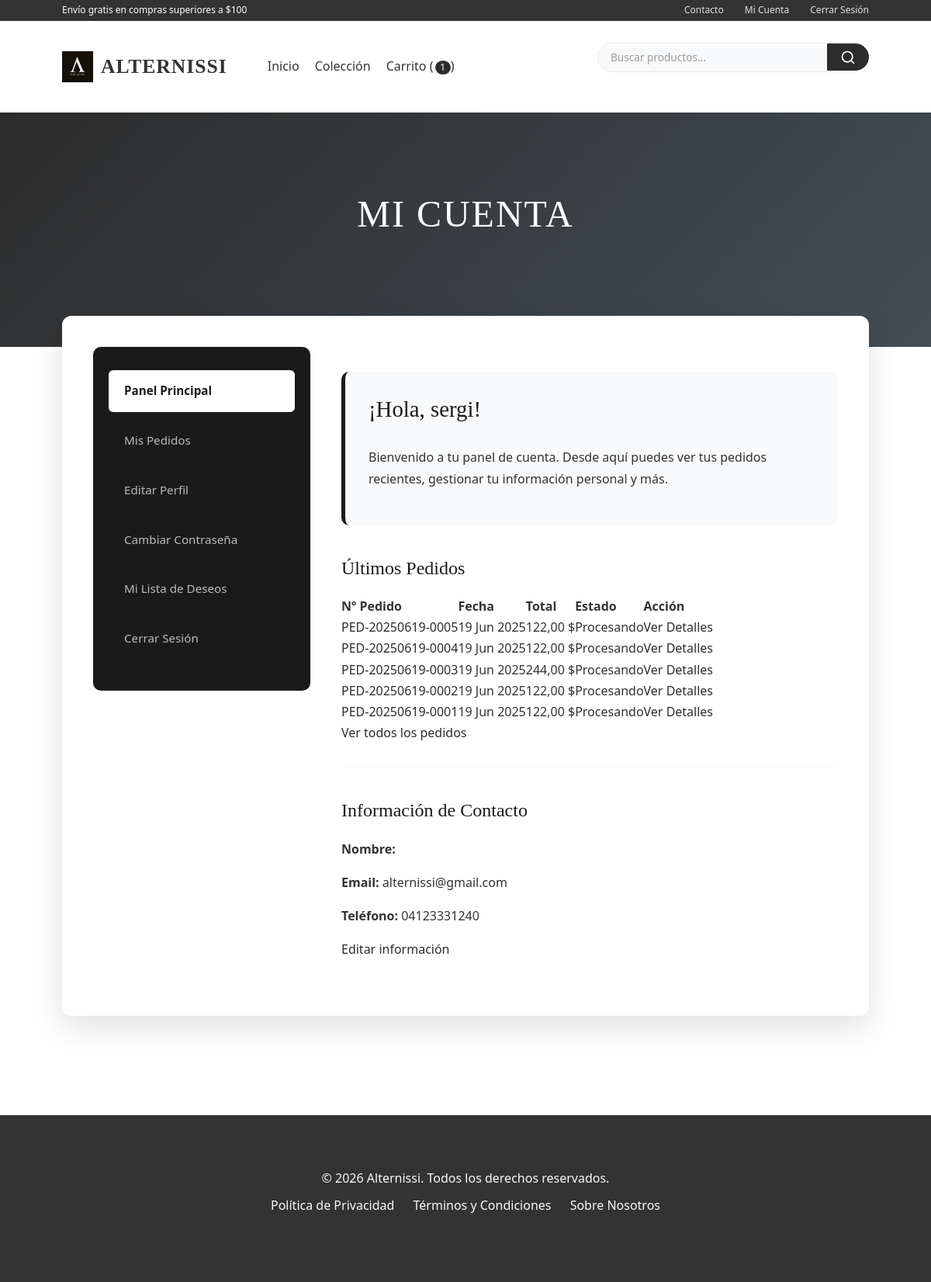
/cuenta/ (signed in), run on the app's committed database.
### post/models.py (models this page shows, shortened)
class ConfiguracionTienda(models.Model):
    nombre_tienda = models.CharField(max_length=100)
    logo = models.ImageField(upload_to='configuracion/', blank=True, null=True)
    logo_alt_text = models.CharField(max_length=125, blank=True)
    moneda = models.CharField(max_length=10, default='USD')
    simbolo_moneda = models.CharField(max_length=1, default='$')
    impuesto = models.DecimalField(max_digits=5, decimal_places=2, default=0)
    costo_envio = models.DecimalField(max_digits=10, decimal_places=2, default=0)
    minimo_compra_envio_gratis = models.DecimalField(
        max_digits=10,
        decimal_places=2,
        null=True,
        blank=True
    )
    telefono_contacto = models.CharField(max_length=20, blank=True)
    email_contacto = models.EmailField(blank=True)
    direccion = models.TextField(blank=True)
    horario_atencion = models.CharField(max_length=100, blank=True)
    redes_sociales = models.JSONField(default=dict, blank=True)
    politica_privacidad = models.TextField(blank=True)
    terminos_condiciones = models.TextField(blank=True)
    sobre_nosotros = models.TextField(blank=True)
    activo = models.BooleanField(default=True)
    modo_mantenimiento = models.BooleanField(
        default=False,
        help_text="Cuando está activo, solo los superusuarios pueden acceder al sitio."
    )
    mensaje_mantenimiento = models.TextField(blank=True)
    porcentaje_recompensa_pedido = models.DecimalField(
        max_digits=5,
        decimal_places=2,
        default=0,
        help_text="Porcentaje del subtotal del pedido para el cupón de recompensa."
    )
    min_valor_recompensa_pedido = models.DecimalField(
        max_digits=12,
        decimal_places=2,
        default=1.00,
        help_text="Valor mínimo del cupón de recompensa."
    )
    max_valor_recompensa_pedido = models.DecimalField(
        max_digits=12,
        decimal_places=2,
        default=20.00,
        help_text="Valor máximo del cupón de recompensa."
    )
    valor_fijo_recompensa_pedido = models.DecimalField(
        max_digits=12,
        decimal_places=2,
        default=0,
        help_text="Si es mayor que 0, se usará este valor fijo en lugar del porcentaje."
    )
    dias_validez_cupon_recompensa = models.PositiveIntegerField(
        default=30,
        help_text="Días de validez del cupón de recompensa desde su generación."
    )
    class Meta:
        verbose_name = 'configuración de tienda'
        verbose_name_plural = 'configuraciones de tienda'
        constraints = [
            models.CheckConstraint(
                check=Q(impuesto__gte=0),
                name='impuesto_positivo'
            ),
            models.CheckConstraint(
                check=Q(costo_envio__gte=0),
                name='costo_envio_positivo'
            ),
        ]
    @classmethod
    def obtener_configuracion(cls):
        return cls.objects.filter(activo=True).first()

class TimeStampedModel(models.Model):
    creado = models.DateTimeField(auto_now_add=True, db_index=True)
    actualizado = models.DateTimeField(auto_now=True)
    class Meta:
        abstract = True

class Cliente(TimeStampedModel):
    usuario = models.OneToOneField(
        User,
        on_delete=models.CASCADE,
        null=True,
        blank=True,
        related_name='cliente'
    )
    nombre = models.CharField(max_length=100)
    apellido = models.CharField(max_length=100)
    email = models.EmailField(unique=True)
    telefono = models.CharField(max_length=20, blank=True)
    direccion = models.TextField(blank=True)
    ciudad = models.CharField(max_length=100, blank=True)
    codigo_postal = models.CharField(max_length=20, blank=True)
    pais = models.CharField(max_length=100, blank=True)
    fecha_nacimiento = models.DateField(null=True, blank=True)
    acepta_marketing = models.BooleanField(default=False)
    class Meta:
        ordering = ['apellido', 'nombre']
        indexes = [
            models.Index(fields=['apellido', 'nombre']),
            models.Index(fields=['email']),
        ]
    @property
    def nombre_completo(self):
        return f"{self.nombre} {self.apellido}"

class Pedido(TimeStampedModel):
    class Estado(models.TextChoices):
        PENDIENTE = 'pendiente', 'Pendiente'
        PROCESANDO = 'procesando', 'Procesando'
        ENVIADO = 'enviado', 'Enviado'
        COMPLETADO = 'completado', 'Completado'
        CANCELADO = 'cancelado', 'Cancelado'
        REEMBOLSADO = 'reembolsado', 'Reembolsado'
    class MetodoPago(models.TextChoices):
        TARJETA = 'tarjeta', 'Tarjeta de Crédito/Débito'
        PAYPAL = 'paypal', 'PayPal'
        TRANSFERENCIA = 'transferencia', 'Transferencia Bancaria'
        CONTRAENTREGA = 'contraentrega', 'Contraentrega'
    cliente = models.ForeignKey(
        Cliente, # Cliente está antes, seguro.
        related_name='pedidos',
        on_delete=models.PROTECT
    )
    codigo = models.CharField(
        max_length=20,
        unique=True,
        editable=False,
        help_text="Código único del pedido"
    )
    estado = models.CharField(
        max_length=20,
        choices=Estado.choices,
        default=Estado.PENDIENTE
    )
    metodo_pago = models.CharField(
        max_length=20,
        choices=MetodoPago.choices
    )
    direccion_envio = models.JSONField()
    direccion_facturacion = models.JSONField()
    subtotal = models.DecimalField(max_digits=12, decimal_places=2)
    descuento = models.DecimalField(max_digits=12, decimal_places=2, default=0)
    impuesto = models.DecimalField(max_digits=12, decimal_places=2, default=0)
    envio = models.DecimalField(max_digits=12, decimal_places=2, default=0)
    total = models.DecimalField(max_digits=12, decimal_places=2)
    notas = models.TextField(blank=True)
    transaccion_id = models.CharField(max_length=100, blank=True)
    cupon = models.ForeignKey(
        Cupon, # Cupon está antes, seguro.
        on_delete=models.SET_NULL,
        null=True,
        blank=True
    )
    class Meta:
        ordering = ['-creado']
        verbose_name_plural = 'pedidos'
        indexes = [
            models.Index(fields=['codigo']),
            models.Index(fields=['estado']),
            models.Index(fields=['cliente']),
            models.Index(fields=['creado']),
        ]

### post/views.py (the view)
# urls.py: path('cuenta/', views.CuentaDashboardView.as_view(), name='cuenta_dashboard'),
class CuentaDashboardView(LoginRequiredMixin, DetailView):
    model = Cliente
    template_name = 'post/cuenta/dashboard.html'    # Corregido
    context_object_name = 'cliente'
    def get_object(self):
        cliente, created = Cliente.objects.get_or_create(
            usuario=self.request.user,
            defaults={
                'email': self.request.user.email,
                'nombre': self.request.user.first_name or self.request.user.username,
                'apellido': self.request.user.last_name or '',
            }
        )
        return cliente
    def get_context_data(self, **kwargs):
        context = super().get_context_data(**kwargs)
        context['ultimos_pedidos'] = self.object.pedidos.select_related('cupon').order_by('-creado')[:5]
        return context

### post/templates/post/cuenta/dashboard.html (shortened to what this page needs)
{% extends "post/base.html" %}
{% load static %}
{% block header_banner %}
<section class="page-banner">
    <div class="container">
        <h1>Mi Cuenta</h1>
    </div>
</section>
{% endblock %}
{% block content %}
<div class="account-container">
    <div class="account-grid">
        {% include "post/cuenta/_sidebar.html" with active_tab="dashboard" %}
        <main class="account-content">
            <section class="welcome-box">
                <h2>¡Hola, {{ cliente.nombre|default:request.user.username }}!</h2>
                <p>Bienvenido a tu panel de cuenta. Desde aquí puedes ver tus pedidos recientes, gestionar tu información personal y más.</p>
            </section>
            <section>
                <h3>Últimos Pedidos</h3>
                {% if ultimos_pedidos %}
                    <table class="recent-orders-table">
                        <thead>
                            <tr>
                                <th>Nº Pedido</th>
                                <th>Fecha</th>
                                <th>Total</th>
                                <th>Estado</th>
                                <th>Acción</th>
                            </tr>
                        </thead>
                        <tbody>
                            {% for pedido_obj in ultimos_pedidos %}
                            <tr>
                                <td>
                                    <a href="{% url 'tienda:detalle_pedido_cliente' pedido_id=pedido_obj.id %}">
                                        {{ pedido_obj.codigo }}
                                    </a>
                                </td>
                                <td>{{ pedido_obj.creado|date:"d M Y" }}</td>
                                <td>{{ pedido_obj.total|floatformat:2 }} {{moneda_simbolo|default:'$'}}</td>
                                <td>{{ pedido_obj.get_estado_display }}</td>
                                <td>
                                    <a href="{% url 'tienda:detalle_pedido_cliente' pedido_id=pedido_obj.id %}">
                                        Ver Detalles
                                    </a>
                                </td>
                            </tr>
                            {% endfor %}
                        </tbody>
                    </table>
                {% else %}
                    <p>Aún no has realizado ningún pedido.</p>
                {% endif %}
                <div class="quick-links">
                    <a href="{% url 'tienda:lista_pedidos_cliente' %}">Ver todos los pedidos</a>
                </div>
            </section>
            <hr class="section-divider" style="margin: 30px 0; border: 0; border-top: 1px solid var(--color-medium-gray);">
            <section class="info-section">
                 <h3>Información de Contacto</h3>
                 <p><strong>Nombre:</strong> {{ cliente.nombre_completo|default:"No especificado" }}</p>
                 <p><strong>Email:</strong> {{ cliente.email|default:request.user.email }}</p>
                 <p><strong>Teléfono:</strong> {{ cliente.telefono|default:"No especificado" }}</p>
                 <div class="quick-links info-quick-links">
                     <a href="{% url 'tienda:editar_perfil_cliente' %}">Editar información</a>
                 </div>
            </section>
        </main>
    </div>
</div>
{% endblock %}

### post/templates/post/base.html (shortened to what this page needs)
{% load static %}
<!DOCTYPE html>
<html lang="es">
<head>
    <link href="https://cdn.jsdelivr.net/npm/bootstrap@5.3.0/dist/css/bootstrap.min.css" rel="stylesheet">
</head>
<body>
    <div class="main-header-wrapper">
        <div class="top-bar">
            <div class="container">
                <div class="top-bar__left">
                    <span>Envío gratis en compras superiores a $100</span>
                </div>
                <div class="top-bar__right">
                    <a href="{% url 'tienda:contacto' %}">Contacto</a>
                    {% if not user.is_authenticated %}
                        <a href="{% url 'tienda:login' %}">Iniciar Sesión</a>
                        <a href="{% url 'tienda:registro' %}">Registrarse</a>
                    {% else %}
                        <a href="{% url 'tienda:cuenta_dashboard' %}">Mi Cuenta</a>
                        <a href="#" onclick="document.getElementById('logout-form').submit(); return false;">Cerrar Sesión</a>
                    {% endif %}
                </div>
            </div>
        </div>
        <header>
            <div class="container">
            <div class="logo">
                <a href="{% url 'tienda:inicio' %}">
                    {% if tienda_config.logo %}
                        <img src="{{ tienda_config.logo.url }}" alt="{{ tienda_config.logo_alt_text|default:tienda_config.nombre_tienda }}" class="logo-img">
                    {% else %}
                        <img src="{% static 'post/images/logo.png' %}" alt="{{ tienda_config.nombre_tienda }}" class="logo-img">
                    {% endif %}
                    <span class="logo-text">{{ tienda_config.nombre_tienda|default:"Alternissi" }}</span>
                </a>
            </div>
            <nav>
                <ul class="nav-links">
                    <li><a href="{% url 'tienda:inicio' %}" {% if request.resolver_match.url_name == 'inicio' %}class="active"{% endif %}>Inicio</a></li>
                    <li><a href="{% url 'tienda:lista_productos' %}" {% if request.resolver_match.url_name == 'lista_productos' %}class="active"{% endif %}>Colección</a></li>
                    <li><a href="{% url 'tienda:ver_carrito' %}" {% if request.resolver_match.url_name == 'ver_carrito' %}class="active"{% endif %}>Carrito (<span id="cart-count">{{ global_cart_items|default:0 }}</span>)</a></li>
                </ul>
            </nav>
            <form action="{% url 'tienda:buscar' %}" method="get" class="search-bar">
                <input type="search" name="q" placeholder="Buscar productos..." value="{{ request.GET.q }}" class="search-bar__input">
                <button type="submit" class="search-bar__button" aria-label="Buscar">
                    <svg xmlns="http://www.w3.org/2000/svg" width="20" height="20" viewBox="0 0 24 24" fill="none" stroke="currentColor" stroke-width="2" stroke-linecap="round" stroke-linejoin="round" class="search-icon"><circle cx="11" cy="11" r="8"></circle><line x1="21" y1="21" x2="16.65" y2="16.65"></line></svg>
                </button>
            </form>
        </div>
        </header>
    </div>
    {% block header_banner %}{% endblock %}
    <main class="container fade-in">
        {% block content_container %}
        <div class="content-wrapper">
            {% block content %}
            {% endblock %}
        </div>
        {% endblock content_container %}
    </main>
    <footer>
        <div class="container">
            <p>&copy; {% now "Y" %} {{ tienda_config.nombre_tienda|default:"Alternissi" }}. Todos los derechos reservados.</p>
            <ul>
                <li><a href="{% url 'tienda:politica_privacidad' %}">Política de Privacidad</a></li>
                <li><a href="{% url 'tienda:terminos_condiciones' %}">Términos y Condiciones</a></li>
                <li><a href="{% url 'tienda:sobre_nosotros' %}">Sobre Nosotros</a></li>
            </ul>
        </div>
    </footer>
</body>
</html>

### data on the page
ConfiguracionTienda: nombre_tienda "ALTERNISSI", nombre_tienda "Alternissi"
Cliente: nombre "sergi", email "alternissi@gmail.com", telefono "04123331240"
Pedido: codigo "PED-20250619-0005", creado "19 Jun 2025", total "122,00", moneda_simbolo "$", estado "Procesando"
Pedido: codigo "PED-20250619-0004", creado "19 Jun 2025", total "122,00", moneda_simbolo "$", estado "Procesando"
Pedido: codigo "PED-20250619-0003", creado "19 Jun 2025", total "244,00", moneda_simbolo "$", estado "Procesando"
Pedido: codigo "PED-20250619-0002", creado "19 Jun 2025", total "122,00", moneda_simbolo "$", estado "Procesando"
Pedido: codigo "PED-20250619-0001", creado "19 Jun 2025", total "122,00", moneda_simbolo "$", estado "Procesando"

### other printed values
{{ global_cart_items|default:0 }} "1"
